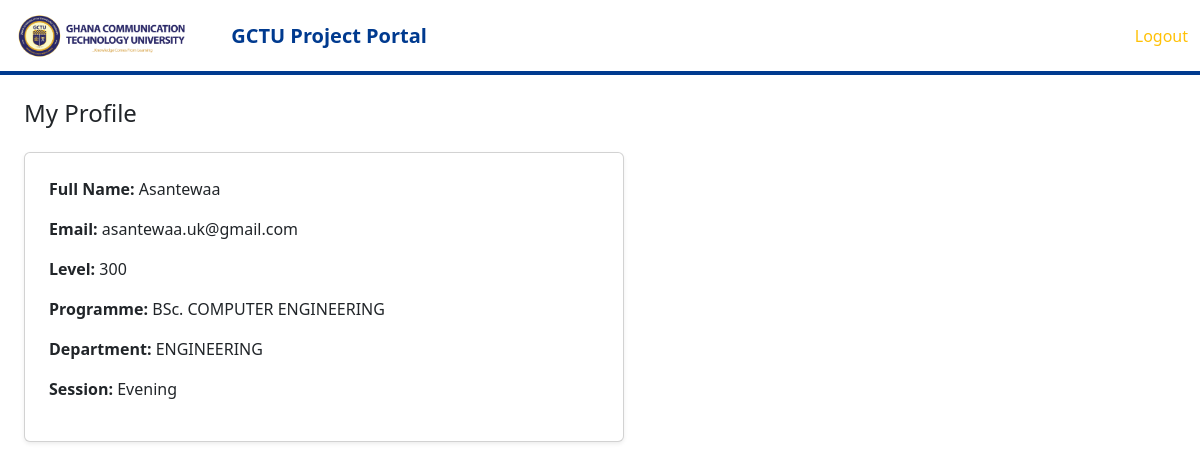
The app's page /student/profile (signed in) with its own data.
### app.py (models this page shows)
class User(db.Model):
    id = db.Column(db.Integer, primary_key=True)
    name = db.Column(db.String(150), nullable=False)
    email = db.Column(db.String(120), unique=True, nullable=False)
    password = db.Column(db.String(200), nullable=False)
    level = db.Column(db.String(20))
    programme = db.Column(db.String(150))
    department = db.Column(db.String(150))
    session_type = db.Column(db.String(50))
    role = db.Column(db.String(20), default="student")

### app.py (the view)
@app.route("/student/profile")
def student_profile():
    if session.get("role") != "student":
        return redirect(url_for("login"))
    user = User.query.get(session["user_id"])
    return render_template("student/profile.html", user=user)

### templates/student/profile.html
{% extends "base.html" %}
{% block content %}
<h4 class="mb-4">My Profile</h4>
<div class="card shadow-sm p-4" style="max-width:600px;">
    <p><strong>Full Name:</strong> {{ user.name }}</p>
    <p><strong>Email:</strong> {{ user.email }}</p>
    <p><strong>Level:</strong> {{ user.level }}</p>
    <p><strong>Programme:</strong> {{ user.programme }}</p>
    <p><strong>Department:</strong> {{ user.department }}</p>
    <p><strong>Session:</strong> {{ user.session_type }}</p>
</div>
{% endblock %}

### static/css/gctu.css (style rules this page uses)
body { background-color: #f4f6f9; font-family: "Segoe UI", sans-serif; color: #1f2937; }
.card { border-radius: 12px; border: none; box-shadow: 0 4px 12px rgba(0,0,0,0.08); }
h1, h2, h3, h4, h5 { color: #003A8F; font-weight: 700; }

### records on screen
User: name "Asantewaa", email "asantewaa.uk@gmail.com", level "300", programme "BSc. COMPUTER ENGINEERING", department "ENGINEERING", session_type "Evening"
